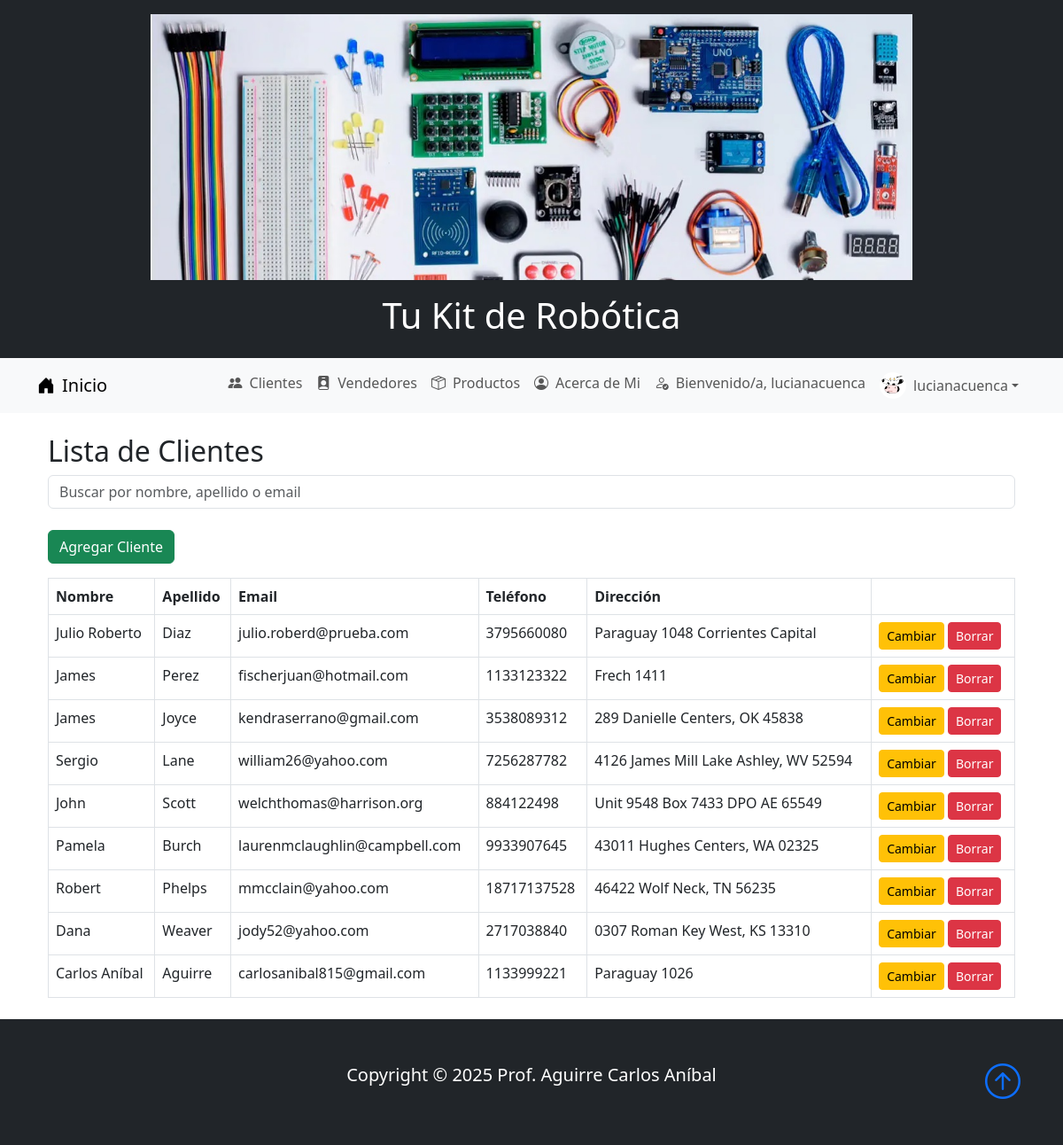
Screenshot of /myapp/clientes/ (signed in) with the database file from the repository.
### accounts/models.py (models this page shows, shortened)
class Perfil(models.Model):
    user = models.OneToOneField(User, on_delete=models.CASCADE)
    avatar = models.ImageField(upload_to='avatars/', blank=True, null=True)
    cumpleaños = models.DateField(blank=True, null=True)

### myapp/models.py (models this page shows, shortened)
class Clientes(models.Model):
    nombre = models.CharField(max_length=100)
    apellido = models.CharField(max_length=100)
    email = models.EmailField()
    telefono = models.IntegerField()
    direccion = models.CharField(max_length=100)

### myapp/views.py (the view)
# urls.py: path('clientes/', views.lista_clientes, name='clientes'),
@login_required(login_url='login')
def lista_clientes(request):
    query = request.GET.get('q')
    if query:
        clientes = Clientes.objects.filter(nombre__icontains=query) | Clientes.objects.filter(apellido__icontains=query)| Clientes.objects.filter(email__icontains=query)
    else:
        clientes = Clientes.objects.all()
    return render(request, 'myapp/clientes.html', {'clientes': clientes})

### myapp/templates/myapp/clientes.html (shortened to what this page needs)
{% extends 'myapp/base.html' %}
{% block contenido %}
<div class="container mt-4">
    <h2>Lista de Clientes</h2>
    <form method="get" class="mb-4">
        <input type="text" name="q" class="form-control" placeholder="Buscar por nombre, apellido o email">
    </form>
    <a href="{% url 'agregar_cliente' %}" class="btn btn-success mb-3">Agregar Cliente</a>
    <table class="table table-bordered">
        <thead>
            <tr>
                <th>Nombre</th>
                <th>Apellido</th>
                <th>Email</th>
                <th>Teléfono</th>
                <th>Dirección</th>
                <th></th>
            </tr>
        </thead>
        <tbody>
            {% for cliente in clientes %}
            <tr>
                <td>{{ cliente.nombre }}</td>
                <td>{{ cliente.apellido }}</td>
                <td>{{ cliente.email }}</td>
                <td>{{ cliente.telefono }}</td>
                <td>{{ cliente.direccion }}</td>
                <td>
                    <a href="{% url 'editar_cliente' cliente.pk %}" class="btn btn-sm btn-warning">Cambiar</a>
                    <a href="{% url 'eliminar_cliente' cliente.pk %}" class="btn btn-sm btn-danger">Borrar</a>
                </td>
            </tr>
            {% empty %}
            <tr>
                <td colspan="5">No hay clientes registrados.</td>
            </tr>
            {% endfor %}
        </tbody>
    </table>
</div>
{% endblock %}

### myapp/templates/myapp/base.html (shortened to what this page needs)
{% load static %}
<!DOCTYPE html>
<html lang="es">
<head>
    <link href="https://cdn.jsdelivr.net/npm/bootstrap@5.3.0/dist/css/bootstrap.min.css" rel="stylesheet">
    <link rel="stylesheet" href="https://cdn.jsdelivr.net/npm/bootstrap-icons@1.10.5/font/bootstrap-icons.css">
</head>
<body>
    <header class="bg-dark text-white text-center p-3">
        <img src="{% static 'portada robotica 3.jpg' %}" class="img-fluid" style="max-height: 300px;" alt="Portada de robótica">
        <h1 class="mt-3">Tu Kit de Robótica</h1>
    </header>
    <nav class="navbar navbar-expand-lg navbar-light bg-light">
        <div class="container">
            <a class="navbar-brand d-flex align-items-center" href="{% url 'index' %}">
                <i class="bi bi-house-door-fill me-2"></i> Inicio
            </a>
            <div class="collapse navbar-collapse" id="navbarNav">
                <ul class="navbar-nav ms-auto">
                    <li class="nav-item">
                        <a class="nav-link d-flex align-items-center" href="{% url 'clientes' %}">
                            <i class="bi bi-people-fill me-2"></i> Clientes
                        </a>
                    </li>
                    <li class="nav-item">
                        <a class="nav-link d-flex align-items-center" href="{% url 'vendedores' %}">
                            <i class="bi bi-person-badge-fill me-2"></i> Vendedores
                        </a>
                    </li>
                    <li class="nav-item">
                        <a class="nav-link d-flex align-items-center" href="{% url 'productos' %}">
                            <i class="bi bi-box-seam me-2"></i> Productos
                        </a>
                    </li>
                    <li class="nav-item">
                        <a class="nav-link d-flex align-items-center" href="{% url 'acerca_de_mi' %}">
                            <i class="bi bi-person-circle me-2"></i> Acerca de Mi
                        </a>
                    </li>
                        {% if user.is_authenticated %}
                            <li class="nav-item">
                                <a class="nav-link d-flex align-items-center">
                                    <i class="bi bi-person-check me-2"></i> Bienvenido/a, {{ user.username }}
                                </a>
                            </li>
                            <a class="nav-link dropdown-toggle d-flex align-items-center" href="#" role="button" data-bs-toggle="dropdown">
                                {% if user.perfil.avatar %}
                                    <img src="{{ user.perfil.avatar.url }}" alt="Avatar" class="rounded-circle me-2" width="30" height="30">
                                {% else %}
                                    <i class="bi bi-person-circle me-2"></i>
                                {% endif %}
                                {{ user.username }}
                            </a>
                        {% endif %}
                </ul>
            </div>
        </div>
    </nav>
    <div class="container my-4">
        {% block contenido %}
        {% endblock %}
    </div>
    <footer class="p-5 bg-dark text-white text-center position-relative">
        <div class="container">
            <p class="lead text-white">Copyright &copy; 2025 Prof. Aguirre Carlos Aníbal</p>
            <a href="" class="position-absolute bottom-0 end-0 p-5">
                <i class="bi bi-arrow-up-circle h1"></i>
            </a>
        </div>
    </footer>
</body>
</html>

### rows the page displays
Clientes: nombre "Julio Roberto", apellido "Diaz", email "julio.roberd@prueba.com", telefono "3795660080", direccion "Paraguay 1048 Corrientes Capital"
Clientes: nombre "James", apellido "Perez", email "fischerjuan@hotmail.com", telefono "1133123322", direccion "Frech 1411"
Clientes: nombre "James", apellido "Joyce", email "kendraserrano@gmail.com", telefono "3538089312", direccion "289 Danielle Centers, OK 45838"
Clientes: nombre "Sergio", apellido "Lane", email "william26@yahoo.com", telefono "7256287782", direccion "4126 James Mill Lake Ashley, WV 52594"
Clientes: nombre "John", apellido "Scott", email "welchthomas@harrison.org", telefono "884122498", direccion "Unit 9548 Box 7433 DPO AE 65549"
Clientes: nombre "Pamela", apellido "Burch", email "laurenmclaughlin@campbell.com", telefono "9933907645", direccion "43011 Hughes Centers, WA 02325"
Clientes: nombre "Robert", apellido "Phelps", email "mmcclain@yahoo.com", telefono "18717137528", direccion "46422 Wolf Neck, TN 56235"
Clientes: nombre "Dana", apellido "Weaver", email "jody52@yahoo.com", telefono "2717038840", direccion "0307 Roman Key West, KS 13310"
Clientes: nombre "Carlos Aníbal", apellido "Aguirre", email "carlosanibal815@gmail.com", telefono "1133999221", direccion "Paraguay 1026"

### other values shown
{{ user.username }} "lucianacuenca"
